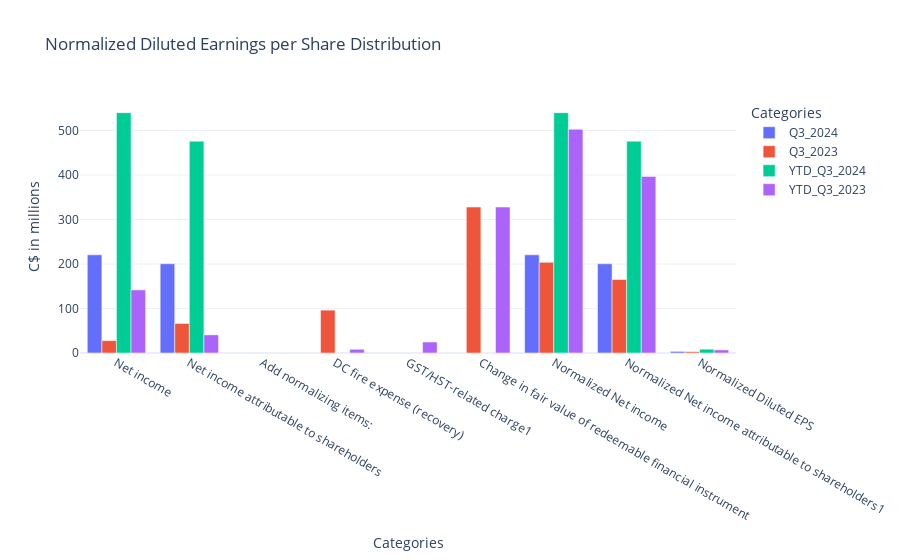

This figure's notebook cell:
### Code cell
def barplots(table1, bins=5):
    # Melting the table to reshape it for Plotly
    melted_df = table1.melt(
        id_vars=["(C$ in millions)"],  # Keeping the categorical column
        value_vars=["Q3_2024", "Q3_2023", "YTD_Q3_2024", "YTD_Q3_2023"],  # Specifing numerical columns
        var_name="Category",  # New column for categories
        value_name="Value"    # New column for values
    )
    
    # Creating bins for the 'Value' column  in y-axis
    bin_labels = [f"Bin {i+1}" for i in range(bins)]
    melted_df['Bin'] = pd.cut(melted_df['Value'], bins=bins, labels=bin_labels)
    
    # Creating  bar plot with bin Y-axis values
    fig = px.bar(
        melted_df,
        x="(C$ in millions)",  # Categorical values
        y="Value",  # Numerical values
        color="Category",  # Different colors for each category
        barmode="group",  # Grouped bars
        title="Normalized Diluted Earnings per Share Distribution",
        labels={"Value": "Values (C$ in millions)", "(C$ in millions)": "Categories", "Value_Binned": "Value Bins"}
    )
    
    # Customize layout
    fig.update_layout(
        xaxis_title="Categories",
        yaxis_title="C$ in millions",
        legend_title="Categories",
        template="plotly_white",
    )
    
    fig.show()

barplots(table1)

### Figure 1 — Plotly figure (JSON) as saved in the notebook; plotly's stock layout.template omitted (floating-point values rounded to 4 significant figures)
{"data": [{"alignmentgroup": "True", "hovertemplate": "Category=Q3_2024<br>Categories=%{x}<br>Values (C$ in millions)=%{y}<extra></extra>", "legendgroup": "Q3_2024", "marker": {"color": "#636efa", "pattern": {"shape": ""}}, "name": "Q3_2024", "offsetgroup": "Q3_2024", "orientation": "v", "showlegend": true, "textposition": "auto", "type": "bar", "x": ["Net income", "Net income attributable to shareholders", "Add normalizing items:", "DC fire expense (recovery)", "GST/HST-related charge1", "Change in fair value of redeemable financial instrument", "Normalized Net income", "Normalized Net income attributable to shareholders1", "Normalized Diluted EPS"], "xaxis": "x", "y": [220.7, 200.6, null, null, null, null, 220.7, 200.6, 3.59], "yaxis": "y"}, {"alignmentgroup": "True", "hovertemplate": "Category=Q3_2023<br>Categories=%{x}<br>Values (C$ in millions)=%{y}<extra></extra>", "legendgroup": "Q3_2023", "marker": {"color": "#EF553B", "pattern": {"shape": ""}}, "name": "Q3_2023", "offsetgroup": "Q3_2023", "orientation": "v", "showlegend": true, "textposition": "auto", "type": "bar", "x": ["Net income", "Net income attributable to shareholders", "Add normalizing items:", "DC fire expense (recovery)", "GST/HST-related charge1", "Change in fair value of redeemable financial instrument", "Normalized Net income", "Normalized Net income attributable to shareholders1", "Normalized Diluted EPS"], "xaxis": "x", "y": [27.8, 66.4, null, 96.4, null, 328, 203.8, 165.2, 2.96], "yaxis": "y"}, {"alignmentgroup": "True", "hovertemplate": "Category=YTD_Q3_2024<br>Categories=%{x}<br>Values (C$ in millions)=%{y}<extra></extra>", "legendgroup": "YTD_Q3_2024", "marker": {"color": "#00cc96", "pattern": {"shape": ""}}, "name": "YTD_Q3_2024", "offsetgroup": "YTD_Q3_2024", "orientation": "v", "showlegend": true, "textposition": "auto", "type": "bar", "x": ["Net income", "Net income attributable to shareholders", "Add normalizing items:", "DC fire expense (recovery)", "GST/HST-related charge1", "Change in fair value of redeemable financial instrument", "Normalized Net income", "Normalized Net income attributable to shareholders1", "Normalized Diluted EPS"], "xaxis": "x", "y": [540.2, 476.2, null, null, null, null, 540.2, 476.2, 8.54], "yaxis": "y"}, {"alignmentgroup": "True", "hovertemplate": "Category=YTD_Q3_2023<br>Categories=%{x}<br>Values (C$ in millions)=%{y}<extra></extra>", "legendgroup": "YTD_Q3_2023", "marker": {"color": "#ab63fa", "pattern": {"shape": ""}}, "name": "YTD_Q3_2023", "offsetgroup": "YTD_Q3_2023", "orientation": "v", "showlegend": true, "textposition": "auto", "type": "bar", "x": ["Net income", "Net income attributable to shareholders", "Add normalizing items:", "DC fire expense (recovery)", "GST/HST-related charge1", "Change in fair value of redeemable financial instrument", "Normalized Net income", "Normalized Net income attributable to shareholders1", "Normalized Diluted EPS"], "xaxis": "x", "y": [141.9, 40.8, null, 8.4, 24.7, 328, 503, 396.9, 7], "yaxis": "y"}], "layout": {"barmode": "group", "legend": {"title": {"text": "Categories"}, "tracegroupgap": 0}, "title": {"text": "Normalized Diluted Earnings per Share Distribution"}, "xaxis": {"anchor": "y", "domain": [0, 1], "title": {"text": "Categories"}}, "yaxis": {"anchor": "x", "domain": [0, 1], "title": {"text": "C$ in millions"}}}}
